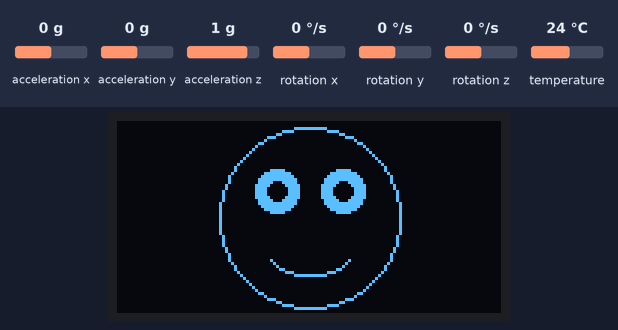
Bench run of a sketch on a simulated ESP32. Shown: 128×64 one-colour display. Inputs (shaded band) come from the test bench; at power-on: acceleration x 0 g, acceleration y 0 g, acceleration z 1 g, rotation x 0 °/s, rotation y 0 °/s, rotation z 0 °/s, temperature 24 °C. What the sketch prints to the serial monitor is not drawn.

Above: at 1.2 s.
1.3 s: acceleration x set to -1.4 g
At 2.5 s:
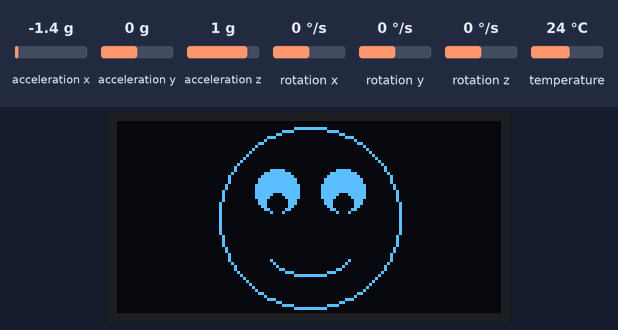
2.8 s: acceleration y set to -1.4 g
At 4.2 s:
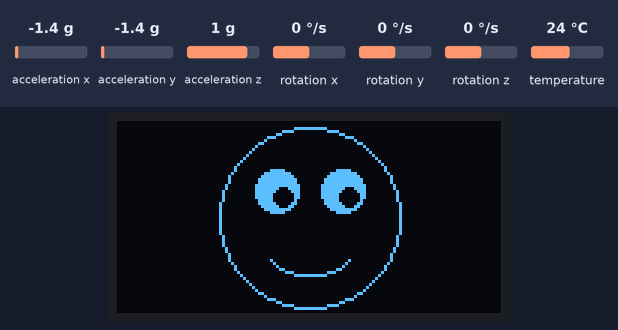
5.8 s: acceleration x set to 0 g
At 7.0 s:
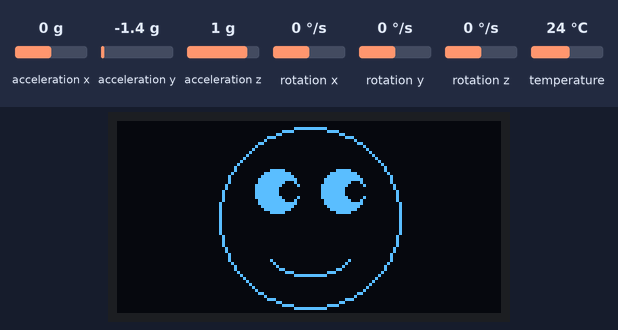
7.3 s: acceleration y set to -0.8 g
At 7.6 s:
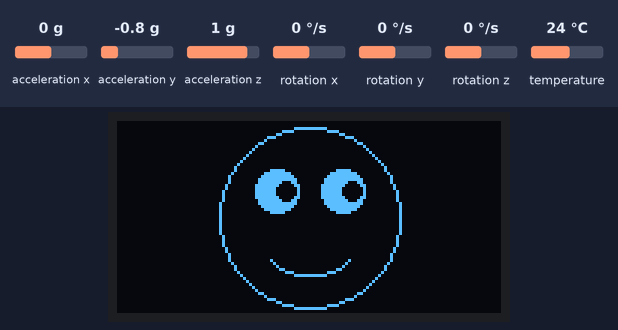
Timing chart, 0 to 9.8 s (numbered marks = the images above; inputs shaded):
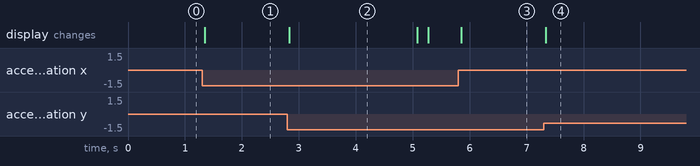

The sketch:

sketch.ino
```cpp
#include <Wire.h>
#include <Adafruit_GFX.h>
#include <Adafruit_SSD1306.h>
#include <Adafruit_MPU6050.h>
#include <Adafruit_Sensor.h>

// ============================================================
//  CONFIGURAÇÕES DO DISPLAY
// ============================================================
#define LARGURA 128
#define ALTURA   64

Adafruit_SSD1306 display(LARGURA, ALTURA, &Wire, -1);
Adafruit_MPU6050 mpu;

// ============================================================
//  CONFIGURAÇÕES DO ROSTO
//  Mexa aqui para mudar tamanho e posição do rosto na tela
// ============================================================
#define ROSTO_CX   64    // centro X (0=esquerda, 128=direita)
#define ROSTO_CY   32    // centro Y do rosto
#define ROSTO_R    30    // raio do rosto (maior = rosto maior)

// ============================================================
//  CONFIGURAÇÕES DOS OLHOS
//  Mexa aqui para ajustar tamanho, posição e movimento
// ============================================================
#define OLHO_OFFSET_Y   -9   // quanto os olhos sobem do centro do rosto
#define OLHO_DIST_X     11   // distância horizontal de cada olho do centro
#define ORBITA_R         7   // raio da área branca (órbita) do olho
#define PUPILA_R         3   // raio da pupila preta
#define MOVIMENTO_MAX    4   // máximo de pixels que a pupila se desloca

// ============================================================
//  CONFIGURAÇÕES DA BOCA
// ============================================================
#define BOCA_OFFSET_Y   14   // quanto a boca desce do centro do rosto
#define BOCA_LARGURA    13   // metade da largura da boca
#define BOCA_ALTURA      5   // profundidade do sorriso

// ============================================================
//  CONFIGURAÇÕES DE SENSIBILIDADE
// ============================================================
#define SENSIBILIDADE  1.2   // 1.0 = normal | 2.0 = muito sensível

// ============================================================
//  CONFIGURAÇÕES DA PISCADA AUTOMÁTICA
//  Mexa aqui para mudar o tempo e duração da piscada
// ============================================================
#define INTERVALO_PISCAR  5000   // tempo entre piscadas em milissegundos
                                  // 5000 = 5 segundos | 3000 = 3 segundos
#define TEMPO_PISCAR       150   // duração da piscada em milissegundos
                                  // 150 = rápida | 400 = bem devagar

// ============================================================
//  VARIÁVEIS DE CONTROLE DA PISCADA (não precisa mexer)
// ============================================================
bool piscando             = false;  // true enquanto os olhos estão fechados
unsigned long ultimaPisca = 0;      // momento da última piscada
unsigned long inicioPisca = 0;      // momento em que a piscada atual começou

// ============================================================
//  SETUP — roda uma vez ao ligar
// ============================================================
void setup() {
  Serial.begin(115200);

  // Inicia o display OLED
  if (!display.begin(SSD1306_SWITCHCAPVCC, 0x3C)) {
    Serial.println("OLED não encontrado!");
    while (true);
  }

  // Inicia o sensor MPU-6050
  if (!mpu.begin()) {
    Serial.println("MPU-6050 não encontrado!");
    while (true);
  }

  mpu.setAccelerometerRange(MPU6050_RANGE_2_G);
  mpu.setFilterBandwidth(MPU6050_BAND_21_HZ);

  ultimaPisca = millis(); // começa a contar do momento que ligou
  Serial.println("Pronto!");
}

// ============================================================
//  FUNÇÃO AUXILIAR: limita valor entre mínimo e máximo
// ============================================================
float limitar(float valor, float minVal, float maxVal) {
  if (valor < minVal) return minVal;
  if (valor > maxVal) return maxVal;
  return valor;
}

// ============================================================
//  FUNÇÃO: desenha um olho aberto ou fechado
//
//  cx, cy         = centro do olho na tela
//  piscando       = true = olho fechado (linha), false = aberto
//  pxOlho, pyOlho = posição da pupila quando aberto
// ============================================================
void desenharOlho(int cx, int cy, bool estaFechado, int pxOlho, int pyOlho) {
  if (estaFechado) {
    // Olho fechado: linha horizontal simples (pálpebra)
    display.drawFastHLine(cx - ORBITA_R, cy, ORBITA_R * 2, SSD1306_WHITE);
  } else {
    // Olho aberto: círculo branco + pupila preta por cima
    display.fillCircle(cx, cy, ORBITA_R, SSD1306_WHITE);
    display.fillCircle(pxOlho, pyOlho, PUPILA_R, SSD1306_BLACK);
  }
}

// ============================================================
//  LOOP PRINCIPAL — repete continuamente
// ============================================================
void loop() {
  unsigned long agora = millis();

  // ── Controle da piscada automática ────────────────────────
  // Verifica se já passou o intervalo desde a última piscada
  if (!piscando && (agora - ultimaPisca >= INTERVALO_PISCAR)) {
    piscando    = true;       // fecha os olhos
    inicioPisca = agora;      // registra quando fechou
  }

  // Verifica se o tempo de piscada já passou → reabre os olhos
  if (piscando && (agora - inicioPisca >= TEMPO_PISCAR)) {
    piscando    = false;      // abre os olhos
    ultimaPisca = agora;      // reinicia a contagem para a próxima piscada
  }

  // ── Leitura do sensor ──────────────────────────────────────
  sensors_event_t a, g, temp;
  mpu.getEvent(&a, &g, &temp);

  // Eixos mapeados conforme posição da protoboard
  // Se algum lado estiver invertido, troque o sinal de ax ou ay
  float ax = -(a.acceleration.y / 9.8) * SENSIBILIDADE; // horizontal
  float ay = -(a.acceleration.x / 9.8) * SENSIBILIDADE; // vertical

  ax = limitar(ax, -1.0, 1.0);
  ay = limitar(ay, -1.0, 1.0);

  // ── Deslocamento da pupila em pixels ──────────────────────
  float dx = ax * MOVIMENTO_MAX;
  float dy = ay * MOVIMENTO_MAX;

  // Mantém a pupila dentro do círculo da órbita
  float dist = sqrt(dx * dx + dy * dy);
  if (dist > MOVIMENTO_MAX) {
    dx = dx / dist * MOVIMENTO_MAX;
    dy = dy / dist * MOVIMENTO_MAX;
  }

  // ── Posições base dos olhos ───────────────────────────────
  int olhoEsqX = ROSTO_CX - OLHO_DIST_X;
  int olhoDirX = ROSTO_CX + OLHO_DIST_X;
  int olhoY    = ROSTO_CY + OLHO_OFFSET_Y;

  // ── Limite inferior da pupila (não passa da boca) ─────────
  int bocaCY         = ROSTO_CY + BOCA_OFFSET_Y;
  int limiteInferior = (bocaCY - PUPILA_R - 1) - olhoY;
  float dyFinal      = (dy > limiteInferior) ? limiteInferior : dy;

  // ── Posições finais das pupilas ───────────────────────────
  int pEsqX = olhoEsqX + (int)dx;
  int pEsqY = olhoY    + (int)dyFinal;
  int pDirX = olhoDirX + (int)dx;
  int pDirY = olhoY    + (int)dyFinal;

  // ── Desenho ───────────────────────────────────────────────
  display.clearDisplay();

  // 1. Rosto
  display.drawCircle(ROSTO_CX, ROSTO_CY, ROSTO_R, SSD1306_WHITE);

  // 2. Olho esquerdo
  desenharOlho(olhoEsqX, olhoY, piscando, pEsqX, pEsqY);

  // 3. Olho direito
  desenharOlho(olhoDirX, olhoY, piscando, pDirX, pDirY);

  // 4. Boca sorrindo
  // Para tristeza: troque "bocaCY + BOCA_ALTURA - curva" por "bocaCY - BOCA_ALTURA + curva"
  for (int i = -BOCA_LARGURA; i <= BOCA_LARGURA; i++) {
    int curva = (i * i * BOCA_ALTURA) / (BOCA_LARGURA * BOCA_LARGURA);
    int xb    = ROSTO_CX + i;
    int yb    = bocaCY + BOCA_ALTURA - curva;
    display.drawPixel(xb, yb, SSD1306_WHITE);
  }

  display.display();
  delay(20); // ~50 quadros por segundo
}
```

Measured:
- after the input at 1.3 s, the display: changes after 0.05 s (image 1)
- after the input at 2.8 s, the display: changes at once (image 2)
- after the input at 5.8 s, the display: changes after 0.05 s (image 3)
- after the input at 7.3 s, the display: changes at once (image 4)
- what the display in image 2 shows lasts 2.3 s, from 2.8 s to 5.1 s
